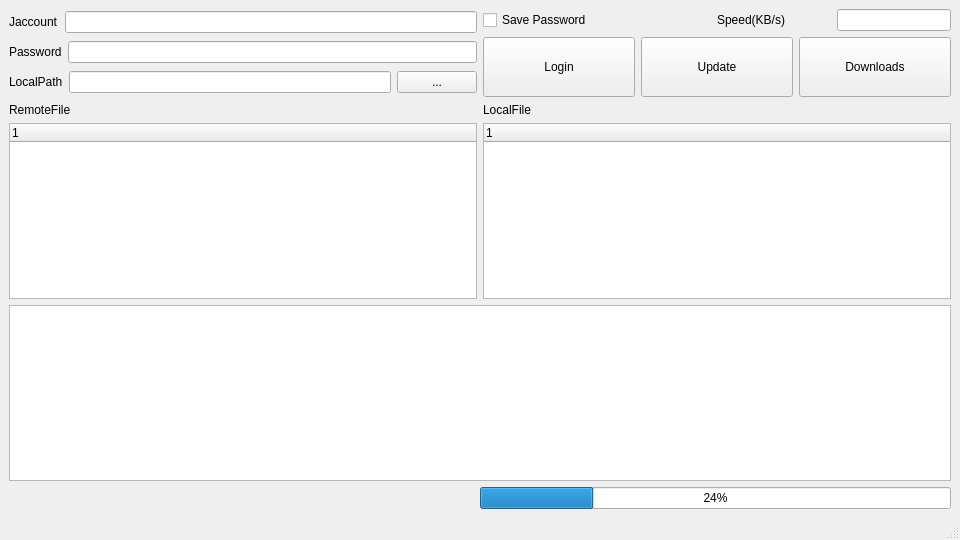
<?xml version="1.0" encoding="UTF-8"?>
<ui version="4.0">
 <class>MainWindow</class>
 <widget class="QMainWindow" name="MainWindow">
  <property name="geometry">
   <rect>
    <x>0</x>
    <y>0</y>
    <width>960</width>
    <height>540</height>
   </rect>
  </property>
  <property name="windowTitle">
   <string>MainWindow</string>
  </property>
  <widget class="QWidget" name="centralwidget">
   <layout class="QHBoxLayout" name="horizontalLayout_9">
    <item>
     <layout class="QVBoxLayout" name="verticalLayout">
      <item>
       <layout class="QHBoxLayout" name="horizontalLayout" stretch="1,1">
        <item>
         <layout class="QVBoxLayout" name="verticalLayout_2" stretch="3,3,2">
          <item>
           <layout class="QHBoxLayout" name="horizontalLayout_2">
            <item>
             <widget class="QLabel" name="JaccountLabel">
              <property name="text">
               <string>Jaccount</string>
              </property>
             </widget>
            </item>
            <item>
             <widget class="QLineEdit" name="Jaccount"/>
            </item>
           </layout>
          </item>
          <item>
           <layout class="QHBoxLayout" name="horizontalLayout_4">
            <item>
             <widget class="QLabel" name="PasswordLabel">
              <property name="text">
               <string>Password</string>
              </property>
             </widget>
            </item>
            <item>
             <widget class="QLineEdit" name="Password">
              <property name="echoMode">
               <enum>QLineEdit::Password</enum>
              </property>
             </widget>
            </item>
           </layout>
          </item>
          <item>
           <layout class="QHBoxLayout" name="horizontalLayout_6">
            <item>
             <widget class="QLabel" name="PathLabel">
              <property name="text">
               <string>LocalPath</string>
              </property>
             </widget>
            </item>
            <item>
             <widget class="QLineEdit" name="LocalPath"/>
            </item>
            <item>
             <widget class="QPushButton" name="GetPathBtn">
              <property name="text">
               <string>...</string>
              </property>
             </widget>
            </item>
           </layout>
          </item>
         </layout>
        </item>
        <item>
         <layout class="QVBoxLayout" name="verticalLayout_3" stretch="2,3">
          <item>
           <layout class="QHBoxLayout" name="horizontalLayout_8" stretch="2,1,1">
            <item>
             <widget class="QCheckBox" name="isSave">
              <property name="text">
               <string>Save Password</string>
              </property>
             </widget>
            </item>
            <item>
             <widget class="QLabel" name="speedLabel">
              <property name="text">
               <string>Speed(KB/s)</string>
              </property>
             </widget>
            </item>
            <item>
             <widget class="QLineEdit" name="Speed"/>
            </item>
           </layout>
          </item>
          <item>
           <layout class="QHBoxLayout" name="horizontalLayout_5" stretch="1,1,1">
            <item>
             <widget class="QPushButton" name="LoginBtn">
              <property name="minimumSize">
               <size>
                <width>90</width>
                <height>60</height>
               </size>
              </property>
              <property name="text">
               <string>Login</string>
              </property>
             </widget>
            </item>
            <item>
             <widget class="QPushButton" name="UpdateBtn">
              <property name="minimumSize">
               <size>
                <width>90</width>
                <height>60</height>
               </size>
              </property>
              <property name="text">
               <string>Update</string>
              </property>
             </widget>
            </item>
            <item>
             <widget class="QPushButton" name="DownloadsBtn">
              <property name="minimumSize">
               <size>
                <width>90</width>
                <height>60</height>
               </size>
              </property>
              <property name="text">
               <string>Downloads</string>
              </property>
              <property name="autoDefault">
               <bool>false</bool>
              </property>
              <property name="default">
               <bool>false</bool>
              </property>
              <property name="flat">
               <bool>false</bool>
              </property>
             </widget>
            </item>
           </layout>
          </item>
         </layout>
        </item>
       </layout>
      </item>
      <item>
       <layout class="QHBoxLayout" name="horizontalLayout_3">
        <item>
         <layout class="QVBoxLayout" name="verticalLayout_5">
          <item>
           <widget class="QLabel" name="RemoteLabel">
            <property name="text">
             <string>RemoteFile</string>
            </property>
           </widget>
          </item>
          <item>
           <widget class="QTreeWidget" name="RemoteFile">
            <column>
             <property name="text">
              <string notr="true">1</string>
             </property>
            </column>
           </widget>
          </item>
         </layout>
        </item>
        <item>
         <layout class="QVBoxLayout" name="verticalLayout_4">
          <item>
           <widget class="QLabel" name="LocalBabel">
            <property name="text">
             <string>LocalFile</string>
            </property>
           </widget>
          </item>
          <item>
           <widget class="QTreeWidget" name="LocalFile">
            <column>
             <property name="text">
              <string notr="true">1</string>
             </property>
            </column>
           </widget>
          </item>
         </layout>
        </item>
       </layout>
      </item>
      <item>
       <widget class="QPlainTextEdit" name="Log"/>
      </item>
      <item>
       <layout class="QHBoxLayout" name="horizontalLayout_7">
        <item>
         <spacer name="horizontalSpacer">
          <property name="orientation">
           <enum>Qt::Horizontal</enum>
          </property>
          <property name="sizeHint" stdset="0">
           <size>
            <width>40</width>
            <height>20</height>
           </size>
          </property>
         </spacer>
        </item>
        <item>
         <widget class="QProgressBar" name="progress">
          <property name="value">
           <number>24</number>
          </property>
         </widget>
        </item>
       </layout>
      </item>
     </layout>
    </item>
   </layout>
  </widget>
  <widget class="QMenuBar" name="menubar">
   <property name="geometry">
    <rect>
     <x>0</x>
     <y>0</y>
     <width>960</width>
     <height>22</height>
    </rect>
   </property>
  </widget>
  <widget class="QStatusBar" name="statusbar"/>
 </widget>
 <resources/>
 <connections/>
</ui>
